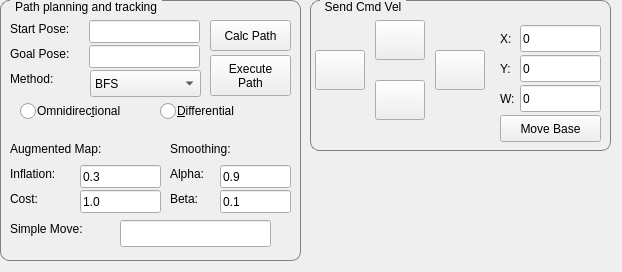
<?xml version="1.0" encoding="UTF-8"?>
<ui version="4.0">
 <class>MainWindow</class>
 <widget class="QMainWindow" name="MainWindow">
  <property name="geometry">
   <rect>
    <x>0</x>
    <y>0</y>
    <width>622</width>
    <height>272</height>
   </rect>
  </property>
  <property name="windowTitle">
   <string>JUSTINA GUI - By Marcosoft</string>
  </property>
  <property name="styleSheet">
   <string notr="true">QGroupBox {
    border: 1px solid gray;
    border-radius: 9px;
    margin-top: 0.5em;
}

QGroupBox::title {
    subcontrol-origin: margin;
    left: 10px;
    padding: 0 3px 0 3px;
}

QRadioButton{
	spacing: 1px;
}
QRadioButton::indicator{
	width: 16px;
	height: 16px;
}</string>
  </property>
  <widget class="QWidget" name="centralWidget">
   <widget class="QGroupBox" name="gbNavig">
    <property name="geometry">
     <rect>
      <x>0</x>
      <y>0</y>
      <width>301</width>
      <height>261</height>
     </rect>
    </property>
    <property name="styleSheet">
     <string notr="true"/>
    </property>
    <property name="title">
     <string>Path planning and tracking</string>
    </property>
    <widget class="QPushButton" name="navBtnExecPath">
     <property name="geometry">
      <rect>
       <x>210</x>
       <y>55</y>
       <width>81</width>
       <height>41</height>
      </rect>
     </property>
     <property name="text">
      <string>Execute
Path</string>
     </property>
    </widget>
    <widget class="QLineEdit" name="navTxtStartPose">
     <property name="geometry">
      <rect>
       <x>89</x>
       <y>20</y>
       <width>111</width>
       <height>23</height>
      </rect>
     </property>
    </widget>
    <widget class="QLineEdit" name="navTxtGoalPose">
     <property name="geometry">
      <rect>
       <x>89</x>
       <y>45</y>
       <width>111</width>
       <height>23</height>
      </rect>
     </property>
    </widget>
    <widget class="QLabel" name="navLblStartPose">
     <property name="geometry">
      <rect>
       <x>10</x>
       <y>20</y>
       <width>81</width>
       <height>17</height>
      </rect>
     </property>
     <property name="text">
      <string>Start Pose:</string>
     </property>
    </widget>
    <widget class="QPushButton" name="navBtnCalcPath">
     <property name="geometry">
      <rect>
       <x>210</x>
       <y>20</y>
       <width>81</width>
       <height>31</height>
      </rect>
     </property>
     <property name="text">
      <string>Calc Path</string>
     </property>
    </widget>
    <widget class="QLabel" name="navLblGoalPose">
     <property name="geometry">
      <rect>
       <x>10</x>
       <y>45</y>
       <width>81</width>
       <height>17</height>
      </rect>
     </property>
     <property name="text">
      <string>Goal Pose:</string>
     </property>
    </widget>
    <widget class="QLabel" name="navLblMove">
     <property name="geometry">
      <rect>
       <x>10</x>
       <y>220</y>
       <width>101</width>
       <height>17</height>
      </rect>
     </property>
     <property name="text">
      <string>Simple Move:</string>
     </property>
    </widget>
    <widget class="QLineEdit" name="navTxtMove">
     <property name="geometry">
      <rect>
       <x>120</x>
       <y>220</y>
       <width>151</width>
       <height>27</height>
      </rect>
     </property>
    </widget>
    <widget class="QComboBox" name="navCmbMethod">
     <property name="geometry">
      <rect>
       <x>90</x>
       <y>70</y>
       <width>111</width>
       <height>27</height>
      </rect>
     </property>
     <item>
      <property name="text">
       <string>BFS</string>
      </property>
     </item>
     <item>
      <property name="text">
       <string>DFS</string>
      </property>
     </item>
     <item>
      <property name="text">
       <string>Dijkstra</string>
      </property>
     </item>
     <item>
      <property name="text">
       <string>A*</string>
      </property>
     </item>
    </widget>
    <widget class="QLabel" name="navLblGoalPose_2">
     <property name="geometry">
      <rect>
       <x>10</x>
       <y>70</y>
       <width>81</width>
       <height>17</height>
      </rect>
     </property>
     <property name="text">
      <string>Method:</string>
     </property>
    </widget>
    <widget class="QLabel" name="navLblSmoothing">
     <property name="geometry">
      <rect>
       <x>170</x>
       <y>140</y>
       <width>81</width>
       <height>17</height>
      </rect>
     </property>
     <property name="text">
      <string>Smoothing:</string>
     </property>
    </widget>
    <widget class="QLabel" name="navLblNearness">
     <property name="geometry">
      <rect>
       <x>10</x>
       <y>190</y>
       <width>81</width>
       <height>17</height>
      </rect>
     </property>
     <property name="text">
      <string>Cost:</string>
     </property>
    </widget>
    <widget class="QLineEdit" name="navTxtNearness">
     <property name="geometry">
      <rect>
       <x>80</x>
       <y>190</y>
       <width>81</width>
       <height>23</height>
      </rect>
     </property>
     <property name="text">
      <string>1.0</string>
     </property>
    </widget>
    <widget class="QLabel" name="navLblInflate">
     <property name="geometry">
      <rect>
       <x>10</x>
       <y>165</y>
       <width>71</width>
       <height>17</height>
      </rect>
     </property>
     <property name="text">
      <string>Inflation:</string>
     </property>
    </widget>
    <widget class="QLineEdit" name="navTxtInflation">
     <property name="geometry">
      <rect>
       <x>80</x>
       <y>165</y>
       <width>81</width>
       <height>23</height>
      </rect>
     </property>
     <property name="text">
      <string>0.3</string>
     </property>
    </widget>
    <widget class="QLabel" name="navLblSmoothAlpha">
     <property name="geometry">
      <rect>
       <x>170</x>
       <y>165</y>
       <width>51</width>
       <height>17</height>
      </rect>
     </property>
     <property name="text">
      <string>Alpha:</string>
     </property>
    </widget>
    <widget class="QLineEdit" name="navTxtSmoothAlpha">
     <property name="geometry">
      <rect>
       <x>220</x>
       <y>165</y>
       <width>71</width>
       <height>23</height>
      </rect>
     </property>
     <property name="text">
      <string>0.9</string>
     </property>
    </widget>
    <widget class="QLineEdit" name="navTxtSmoothBeta">
     <property name="geometry">
      <rect>
       <x>220</x>
       <y>190</y>
       <width>71</width>
       <height>23</height>
      </rect>
     </property>
     <property name="text">
      <string>0.1</string>
     </property>
    </widget>
    <widget class="QLabel" name="navLblSmoothBeta">
     <property name="geometry">
      <rect>
       <x>170</x>
       <y>190</y>
       <width>51</width>
       <height>17</height>
      </rect>
     </property>
     <property name="text">
      <string>Beta:</string>
     </property>
    </widget>
    <widget class="QLabel" name="navLblRadius">
     <property name="geometry">
      <rect>
       <x>10</x>
       <y>140</y>
       <width>121</width>
       <height>17</height>
      </rect>
     </property>
     <property name="text">
      <string>Augmented Map:</string>
     </property>
    </widget>
    <widget class="QRadioButton" name="navRbOmnidirectional">
     <property name="geometry">
      <rect>
       <x>20</x>
       <y>100</y>
       <width>131</width>
       <height>22</height>
      </rect>
     </property>
     <property name="text">
      <string>Omnidirec&amp;tional</string>
     </property>
    </widget>
    <widget class="QRadioButton" name="navRbDifferential">
     <property name="geometry">
      <rect>
       <x>160</x>
       <y>100</y>
       <width>117</width>
       <height>22</height>
      </rect>
     </property>
     <property name="text">
      <string>&amp;Differential</string>
     </property>
    </widget>
   </widget>
   <widget class="QGroupBox" name="groupBox">
    <property name="geometry">
     <rect>
      <x>310</x>
      <y>0</y>
      <width>301</width>
      <height>151</height>
     </rect>
    </property>
    <property name="title">
     <string>Send Cmd Vel</string>
    </property>
    <widget class="QPushButton" name="btnCmdVel">
     <property name="geometry">
      <rect>
       <x>190</x>
       <y>115</y>
       <width>101</width>
       <height>27</height>
      </rect>
     </property>
     <property name="text">
      <string>Move Base</string>
     </property>
    </widget>
    <widget class="QLineEdit" name="txtLinearY">
     <property name="geometry">
      <rect>
       <x>210</x>
       <y>55</y>
       <width>81</width>
       <height>27</height>
      </rect>
     </property>
     <property name="text">
      <string>0</string>
     </property>
    </widget>
    <widget class="QPushButton" name="btnBwd">
     <property name="geometry">
      <rect>
       <x>65</x>
       <y>80</y>
       <width>50</width>
       <height>40</height>
      </rect>
     </property>
     <property name="text">
      <string/>
     </property>
     <property name="iconSize">
      <size>
       <width>32</width>
       <height>32</height>
      </size>
     </property>
    </widget>
    <widget class="QPushButton" name="btnLeft">
     <property name="geometry">
      <rect>
       <x>5</x>
       <y>50</y>
       <width>50</width>
       <height>40</height>
      </rect>
     </property>
     <property name="text">
      <string/>
     </property>
     <property name="iconSize">
      <size>
       <width>32</width>
       <height>32</height>
      </size>
     </property>
    </widget>
    <widget class="QPushButton" name="btnRight">
     <property name="geometry">
      <rect>
       <x>125</x>
       <y>50</y>
       <width>50</width>
       <height>40</height>
      </rect>
     </property>
     <property name="text">
      <string/>
     </property>
     <property name="iconSize">
      <size>
       <width>32</width>
       <height>32</height>
      </size>
     </property>
    </widget>
    <widget class="QPushButton" name="btnFwd">
     <property name="geometry">
      <rect>
       <x>65</x>
       <y>20</y>
       <width>50</width>
       <height>40</height>
      </rect>
     </property>
     <property name="text">
      <string/>
     </property>
     <property name="iconSize">
      <size>
       <width>32</width>
       <height>32</height>
      </size>
     </property>
    </widget>
    <widget class="QLineEdit" name="txtLinearX">
     <property name="geometry">
      <rect>
       <x>210</x>
       <y>25</y>
       <width>81</width>
       <height>27</height>
      </rect>
     </property>
     <property name="text">
      <string>0</string>
     </property>
    </widget>
    <widget class="QLabel" name="label">
     <property name="geometry">
      <rect>
       <x>190</x>
       <y>30</y>
       <width>16</width>
       <height>17</height>
      </rect>
     </property>
     <property name="text">
      <string>X:</string>
     </property>
    </widget>
    <widget class="QLabel" name="label_3">
     <property name="geometry">
      <rect>
       <x>190</x>
       <y>90</y>
       <width>16</width>
       <height>17</height>
      </rect>
     </property>
     <property name="text">
      <string>W:</string>
     </property>
    </widget>
    <widget class="QLineEdit" name="txtAngular">
     <property name="geometry">
      <rect>
       <x>210</x>
       <y>85</y>
       <width>81</width>
       <height>27</height>
      </rect>
     </property>
     <property name="text">
      <string>0</string>
     </property>
    </widget>
    <widget class="QLabel" name="label_2">
     <property name="geometry">
      <rect>
       <x>190</x>
       <y>60</y>
       <width>16</width>
       <height>17</height>
      </rect>
     </property>
     <property name="text">
      <string>Y:</string>
     </property>
    </widget>
   </widget>
  </widget>
 </widget>
 <layoutdefault spacing="6" margin="11"/>
 <resources/>
 <connections/>
</ui>
